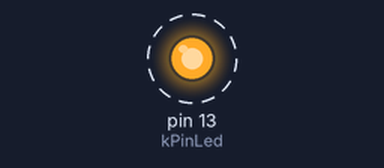
A sketch run on a simulated Arduino Uno, built with avr-gcc and run on an emulated ATmega328P. Shown: output pins drawn as LEDs (lit = HIGH). Dashed ring = blinking.

Above: at 0.2 s.
Timing chart, 0 to 3.0 s (numbered marks = the images above):
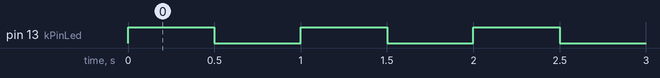

Measured:
- by itself, pin 13 (kPinLed): alternates HIGH for 0.50 s and LOW for 0.50 s

The sketch:

blinkingLightSketch.ino
```cpp
const int kPinLed = 13;

void setup() {
  // put your setup code here, to run once:
  pinMode(kPinLed, OUTPUT);
}

void loop() {
  // put your main code here, to run repeatedly:
  digitalWrite(kPinLed, HIGH);
  delay(500);
  digitalWrite(kPinLed, LOW);
  delay(500);
}
```
